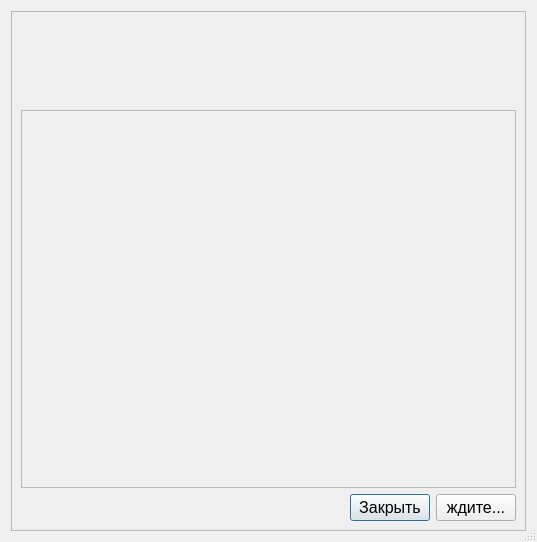
<?xml version="1.0" encoding="UTF-8"?>
<ui version="4.0">
 <class>Smart_Process_Dlg</class>
 <widget class="QDialog" name="Smart_Process_Dlg">
  <property name="geometry">
   <rect>
    <x>0</x>
    <y>0</y>
    <width>537</width>
    <height>542</height>
   </rect>
  </property>
  <property name="sizePolicy">
   <sizepolicy hsizetype="Expanding" vsizetype="Expanding">
    <horstretch>1</horstretch>
    <verstretch>1</verstretch>
   </sizepolicy>
  </property>
  <property name="minimumSize">
   <size>
    <width>537</width>
    <height>542</height>
   </size>
  </property>
  <property name="font">
   <font>
    <pointsize>26</pointsize>
   </font>
  </property>
  <property name="windowTitle">
   <string notr="true">...</string>
  </property>
  <property name="sizeGripEnabled">
   <bool>true</bool>
  </property>
  <layout class="QVBoxLayout" name="verticalLayout">
   <property name="sizeConstraint">
    <enum>QLayout::SetMaximumSize</enum>
   </property>
   <item>
    <widget class="QFrame" name="dialogTopFrame">
     <property name="sizePolicy">
      <sizepolicy hsizetype="Expanding" vsizetype="Expanding">
       <horstretch>1</horstretch>
       <verstretch>1</verstretch>
      </sizepolicy>
     </property>
     <property name="minimumSize">
      <size>
       <width>0</width>
       <height>0</height>
      </size>
     </property>
     <property name="font">
      <font>
       <pointsize>12</pointsize>
      </font>
     </property>
     <property name="frameShape">
      <enum>QFrame::StyledPanel</enum>
     </property>
     <property name="frameShadow">
      <enum>QFrame::Raised</enum>
     </property>
     <layout class="QVBoxLayout" name="verticalLayout_7" stretch="1,1,11,1">
      <property name="sizeConstraint">
       <enum>QLayout::SetMaximumSize</enum>
      </property>
      <item>
       <layout class="QVBoxLayout" name="verticalLayout_2">
        <property name="sizeConstraint">
         <enum>QLayout::SetDefaultConstraint</enum>
        </property>
        <item>
         <widget class="QLabel" name="lbl_header">
          <property name="sizePolicy">
           <sizepolicy hsizetype="Preferred" vsizetype="Preferred">
            <horstretch>1</horstretch>
            <verstretch>1</verstretch>
           </sizepolicy>
          </property>
          <property name="font">
           <font>
            <pointsize>26</pointsize>
           </font>
          </property>
          <property name="text">
           <string/>
          </property>
          <property name="textFormat">
           <enum>Qt::RichText</enum>
          </property>
          <property name="scaledContents">
           <bool>false</bool>
          </property>
          <property name="alignment">
           <set>Qt::AlignCenter</set>
          </property>
          <property name="wordWrap">
           <bool>true</bool>
          </property>
          <property name="openExternalLinks">
           <bool>true</bool>
          </property>
         </widget>
        </item>
       </layout>
      </item>
      <item>
       <layout class="QVBoxLayout" name="contentLayout" stretch="0">
        <item>
         <widget class="QLabel" name="lbl_text1">
          <property name="sizePolicy">
           <sizepolicy hsizetype="Preferred" vsizetype="Preferred">
            <horstretch>1</horstretch>
            <verstretch>1</verstretch>
           </sizepolicy>
          </property>
          <property name="font">
           <font>
            <pointsize>24</pointsize>
           </font>
          </property>
          <property name="frameShadow">
           <enum>QFrame::Raised</enum>
          </property>
          <property name="text">
           <string/>
          </property>
          <property name="textFormat">
           <enum>Qt::RichText</enum>
          </property>
          <property name="wordWrap">
           <bool>true</bool>
          </property>
         </widget>
        </item>
       </layout>
      </item>
      <item>
       <widget class="QScrollArea" name="scrollArea">
        <property name="widgetResizable">
         <bool>true</bool>
        </property>
        <property name="alignment">
         <set>Qt::AlignBottom|Qt::AlignLeading|Qt::AlignLeft</set>
        </property>
        <widget class="QWidget" name="scrollAreaWidgetContents">
         <property name="geometry">
          <rect>
           <x>0</x>
           <y>0</y>
           <width>485</width>
           <height>324</height>
          </rect>
         </property>
         <layout class="QVBoxLayout" name="verticalLayout_5">
          <item>
           <layout class="QVBoxLayout" name="verticalLayout_3">
            <property name="sizeConstraint">
             <enum>QLayout::SetMaximumSize</enum>
            </property>
            <item>
             <widget class="QLabel" name="lbl_text2">
              <property name="sizePolicy">
               <sizepolicy hsizetype="Preferred" vsizetype="Preferred">
                <horstretch>1</horstretch>
                <verstretch>1</verstretch>
               </sizepolicy>
              </property>
              <property name="font">
               <font>
                <family>DejaVu Sans Mono</family>
               </font>
              </property>
              <property name="focusPolicy">
               <enum>Qt::StrongFocus</enum>
              </property>
              <property name="autoFillBackground">
               <bool>false</bool>
              </property>
              <property name="frameShadow">
               <enum>QFrame::Sunken</enum>
              </property>
              <property name="text">
               <string notr="true"/>
              </property>
              <property name="textFormat">
               <enum>Qt::RichText</enum>
              </property>
              <property name="wordWrap">
               <bool>true</bool>
              </property>
              <property name="openExternalLinks">
               <bool>true</bool>
              </property>
              <property name="textInteractionFlags">
               <set>Qt::LinksAccessibleByMouse|Qt::TextSelectableByMouse</set>
              </property>
             </widget>
            </item>
           </layout>
          </item>
         </layout>
        </widget>
       </widget>
      </item>
      <item>
       <layout class="QVBoxLayout" name="verticalLayout_4">
        <item>
         <layout class="QHBoxLayout" name="horizontalLayout">
          <item>
           <spacer name="horizontalSpacer">
            <property name="orientation">
             <enum>Qt::Horizontal</enum>
            </property>
            <property name="sizeHint" stdset="0">
             <size>
              <width>40</width>
              <height>20</height>
             </size>
            </property>
           </spacer>
          </item>
          <item>
           <widget class="QPushButton" name="btn_Close">
            <property name="text">
             <string>Закрыть</string>
            </property>
            <property name="default">
             <bool>true</bool>
            </property>
           </widget>
          </item>
          <item>
           <widget class="QPushButton" name="btn_wait">
            <property name="text">
             <string>ждите...</string>
            </property>
           </widget>
          </item>
         </layout>
        </item>
       </layout>
      </item>
     </layout>
    </widget>
   </item>
  </layout>
 </widget>
 <resources/>
 <connections/>
</ui>
